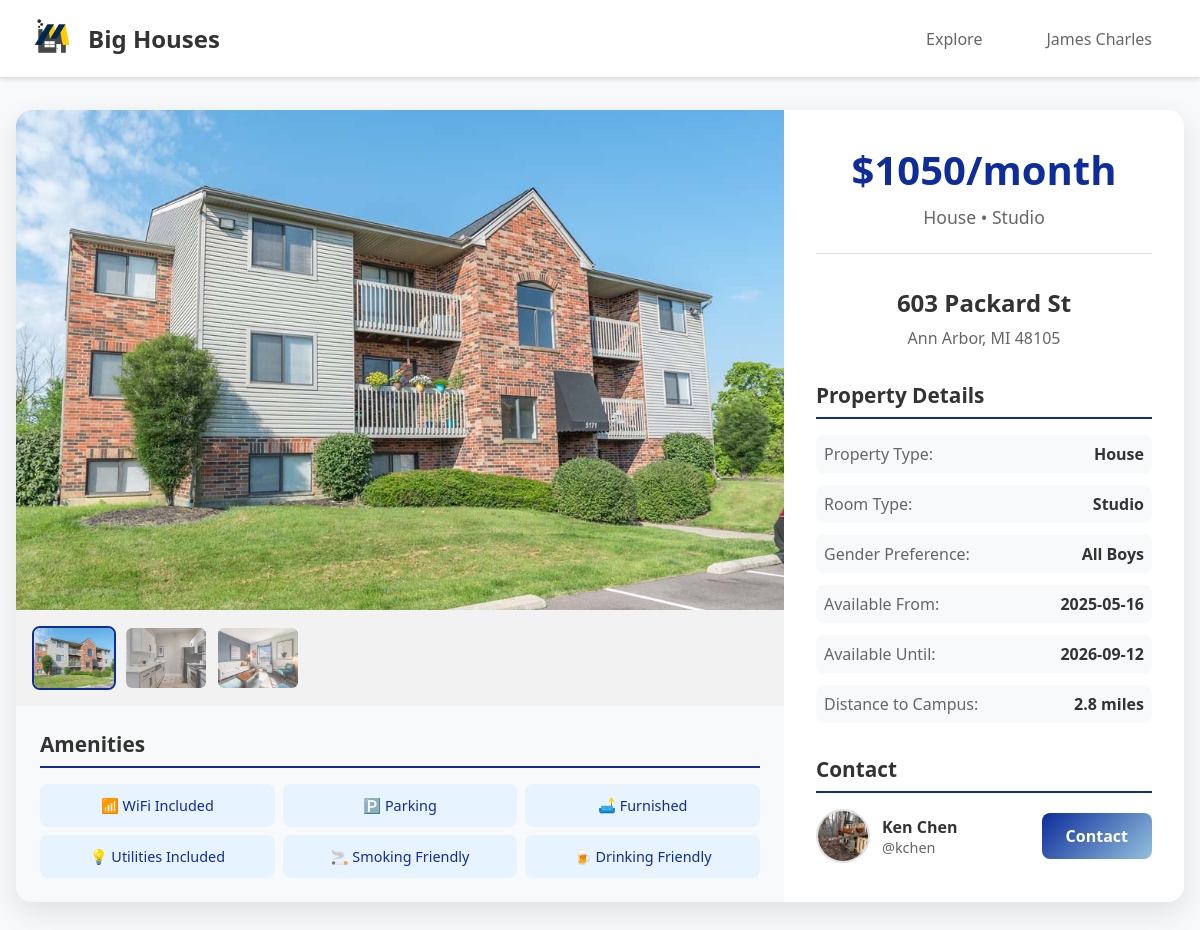
The page /posts/6/ (signed in) on the database its author committed.
### tables this page shows
CREATE TABLE images (
    image_id INTEGER PRIMARY KEY,
    housing_id INT,
    img_url    VARCHAR(255),
    img_order  INT, 
    FOREIGN KEY (housing_id) REFERENCES posts(housing_id)
);

CREATE TABLE posts (
    housing_id      INT PRIMARY KEY,
    contact_student_uniqname VARCHAR(10),
    street_address  VARCHAR(255),
    city            VARCHAR(100),
    state           VARCHAR(50),
    zip_code        VARCHAR(20),
    latitude        DECIMAL(9,6),
    longitude       DECIMAL(9,6),
    monthly_rent    DECIMAL(10,2),
    house_type      VARCHAR(50),   -- Apartment, Dorm, House, Townhouse
    room_type       VARCHAR(50),   -- Studio, 1BR, 2BR, Shared
    gender          VARCHAR(50),   -- All Girls, All Boys, Mixed
    availability_start DATE,
    availability_end   DATE,
    distance_to_campus DECIMAL(5,2),
    wifi_included           BOOLEAN,
    laundry         BOOLEAN,
    parking         BOOLEAN,
    pets_allowed    BOOLEAN,
    furnished       BOOLEAN,
    weed_friendly   BOOLEAN, 
    smoking_friendly BOOLEAN,
    drinking_friendly   BOOLEAN,
    air_conditioning BOOLEAN,
    heating BOOLEAN, 
    utilities_included BOOLEAN,
    distance_from_campus FLOAT, 
    FOREIGN KEY (contact_student_uniqname) REFERENCES users(uniqname)
);

CREATE TABLE users (
    uniqname          VARCHAR(10) PRIMARY KEY,
    gender            VARCHAR(10), -- M/F/Other
    name              VARCHAR(100),
    phone_number      VARCHAR(20),
    budget            DECIMAL(10,2),
    preferred_location VARCHAR(100), -- not used!
    house_type_pref   VARCHAR(50),   -- Apartment, Dorm, House, Townhouse
    room_type_pref    VARCHAR(50),   -- Studio, 1BR, Shared, etc.
    move_in_date      DATE, -- Month/Year
    move_out_date     DATE, -- Month/Year
    grad_month        INT,
    grad_year         INT,
    password          VARCHAR(20),
    img_url           VARCHAR(100), 
    car               INT
);

### bigHouses/views/post.py (the view)
@bigHouses.app.route('/posts/<housing_id>/')
def show_post(housing_id):
    connection = bigHouses.model.get_db()
    if 'username' not in flask.session:
        return flask.redirect('/accounts/login/')
    logname = flask.session.get('username')
    post_info = connection.execute(
        "SELECT * "
        "FROM posts "
        "WHERE housing_id = ? ",
        (housing_id, )
    ).fetchone()
    if post_info is None:
        flask.abort(404)
    images = connection.execute(
        "SELECT img_url, img_order "
        "FROM images "
        "WHERE housing_id = ? "
        "ORDER BY img_order ASC",
        (housing_id, )
    ).fetchall()
    contact_info = connection.execute(
        "SELECT name, img_url "
        "FROM users "
        "WHERE uniqname = ?",
        (post_info['contact_student_uniqname'], )
    ).fetchone()
    post_dict = dict(post_info)
    post_dict['images'] = images
    post_dict['contact_name'] = contact_info['name'] if contact_info else None
    post_dict['contact_img_url'] = contact_info['img_url'] if contact_info else None
    context = {"logname": logname, "post": post_dict}
    return flask.render_template("post.html", **context)

### bigHouses/model.py (called while the page is built)
def dict_factory(cursor, row):
    return {col[0]: row[idx] for idx, col in enumerate(cursor.description)}

def get_db():
    if 'sqlite_db' not in flask.g:
        db_filename = bigHouses.app.config['DATABASE_FILENAME']
        flask.g.sqlite_db = sqlite3.connect(str(db_filename))
        flask.g.sqlite_db.row_factory = dict_factory
        flask.g.sqlite_db.execute("PRAGMA foreign_keys = ON")
    return flask.g.sqlite_db

### bigHouses/templates/post.html (shortened to what this page needs)
<!DOCTYPE html>
<html lang="en">
<head>
    <link rel="stylesheet" href="{{ url_for('static', filename='css/style.css') }}">
</head>
<body>
    <header class="header">
        <div class="header-left">
            <a href="/"> <img src="{{ url_for('static', filename='images/logo.png') }}" alt="Logo"> </a>
            <h2>Big Houses</h2>
        </div>
        <div class="header-right">
            <a href="/explore/" class="nav-link">Explore</a>
            <a href="/users/{{ logname }}/" class="nav-link">{{ logname }}</a>
        </div>
    </header>
    <main class="housing-detail-container">
        <div class="housing-detail-card">
            <div class="left-column">
                <div class="image-gallery">
                    {% if post.images %}
                        <div class="main-image">
                            <img src="/uploads/{{ post.images[0].img_url }}" alt="Property image" id="mainImage">
                        </div>
                        {% if post.images|length > 1 %}
                            <div class="thumbnail-strip">
                                {% for image in post.images %}
                                    <img src="/uploads/{{ image.img_url }}" alt="Property thumbnail"
                                         class="thumbnail {% if loop.index0 == 0 %}active{% endif %}"
                                         onclick="changeMainImage('{{ image.img_url }}', this)">
                                {% endfor %}
                            </div>
                        {% endif %}
                    {% else %}
                        <div class="no-images">
                            <p>No images available</p>
                        </div>
                    {% endif %}
                </div>
                <div class="amenities-section">
                    <h3>Amenities</h3>
                    <div class="amenities-grid">
                        {% if post.wifi_included %}
                            <div class="amenity">📶 WiFi Included</div>
                        {% endif %}
                        {% if post.parking %}
                            <div class="amenity">🅿️ Parking</div>
                        {% endif %}
                        {% if post.furnished %}
                            <div class="amenity">🛋️ Furnished</div>
                        {% endif %}
                        {% if post.utilities_included %}
                            <div class="amenity">💡 Utilities Included</div>
                        {% endif %}
                        {% if post.smoking_friendly %}
                            <div class="amenity">🚬 Smoking Friendly</div>
                        {% endif %}
                        {% if post.drinking_friendly %}
                            <div class="amenity">🍺 Drinking Friendly</div>
                        {% endif %}
                    </div>
                </div>
            </div>
            <div class="housing-info">
                <div class="price-section">
                    <h1 class="price">${{ "%.0f"|format(post.monthly_rent) }}/month</h1>
                    <div class="property-type">{{ post.house_type }} • {{ post.room_type }}</div>
                </div>
                <div class="address-section">
                    <h2 class="address">{{ post.street_address }}</h2>
                    <p class="location">{{ post.city }}, {{ post.state }} {{ post.zip_code }}</p>
                </div>
                <div class="property-details">
                    <h3>Property Details</h3>
                    <div class="details-grid">
                        <div class="detail-item">
                            <span class="label">Property Type:</span>
                            <span class="value">{{ post.house_type }}</span>
                        </div>
                        <div class="detail-item">
                            <span class="label">Room Type:</span>
                            <span class="value">{{ post.room_type }}</span>
                        </div>
                        {% if post.gender %}
                        <div class="detail-item">
                            <span class="label">Gender Preference:</span>
                            <span class="value">{{ post.gender }}</span>
                        </div>
                        {% endif %}
                        {% if post.availability_start %}
                        <div class="detail-item">
                            <span class="label">Available From:</span>
                            <span class="value">{{ post.availability_start }}</span>
                        </div>
                        {% endif %}
                        {% if post.availability_end %}
                        <div class="detail-item">
                            <span class="label">Available Until:</span>
                            <span class="value">{{ post.availability_end }}</span>
                        </div>
                        {% endif %}
                        {% if post.distance_from_campus %}
                        <div class="detail-item">
                            <span class="label">Distance to Campus:</span>
                            <span class="value">{{ "%.1f"|format(post.distance_from_campus) }} miles</span>
                        </div>
                        {% endif %}
                    </div>
                </div>
                <div class="contact-section">
                    <h3>Contact</h3>
                    <div class="contact-info">
                        <a href="/users/{{ post.contact_student_uniqname }}/" class="contact-profile">
                            <img src="{{ url_for('uploaded_file', filename=post.contact_img_url) }}" alt="Contact profile" class="contact-avatar">
                            <div class="contact-details">
                                <div class="contact-name">{{ post.contact_name or post.contact_student_uniqname }}</div>
                                <div class="contact-username">@{{ post.contact_student_uniqname }}</div>
                            </div>
                        </a>
                        <a href="/users/{{ post.contact_student_uniqname }}/" class="contact-btn">Contact</a>
                    </div>
                </div>
            </div>
        </div>
    </main>
</body>
</html>

### bigHouses/static/css/style.css (style rules this page uses)
.header { display: flex; align-items: center; justify-content: space-between; padding: 1rem 2rem; background-color: #fff; border-bottom: 1px solid #e0e0e0; box-shadow: 0 2px 4px rgba(0,0,0,0.1); }
.header-left { display: flex; align-items: center; gap: 1rem; }
.header-left img { height: 2.5rem; width: auto; }
.header-left h2 { margin: 0; color: #333; font-size: 1.5rem; font-weight: 600; }
.header-right { display: flex; align-items: center; gap: 2rem; }
.nav-link { text-decoration: none; color: #666; font-weight: 500; font-size: 1rem; padding: 0.5rem 1rem; border-radius: 0.5rem; transition: all 0.3s ease; }
.housing-detail-container { max-width: 1200px; margin: 2rem auto; padding: 0 1rem; }
.housing-detail-card { background: white; border-radius: 1rem; box-shadow: 0 10px 30px rgba(0,0,0,0.1); overflow: hidden; display: grid; grid-template-columns: 1fr 400px; gap: 0; }
.left-column { display: flex; flex-direction: column; }
.image-gallery { position: relative; flex-shrink: 0; }
.main-image { width: 100%; height: 500px; overflow: hidden; }
.main-image img { width: 100%; height: 100%; object-fit: cover; transition: transform 0.3s ease; }
.thumbnail-strip { display: flex; gap: 0.5rem; padding: 1rem; background: rgba(0,0,0,0.05); overflow-x: auto; }
.thumbnail { width: 80px; height: 60px; object-fit: cover; border-radius: 0.5rem; cursor: pointer; opacity: 0.7; transition: opacity 0.3s ease, transform 0.2s ease; border: 2px solid transparent; }
.thumbnail.active { opacity: 1; border-color: #0E2D9A; }
.housing-info { padding: 2rem; display: flex; flex-direction: column; gap: 2rem; }
.price-section { text-align: center; border-bottom: 1px solid #e0e0e0; padding-bottom: 1.5rem; }
.price { font-size: 2.5rem; font-weight: 700; color: #0E2D9A; margin: 0 0 0.5rem 0; }
.property-type { color: #666; font-size: 1.1rem; font-weight: 500; }
.address-section { text-align: center; }
.address { font-size: 1.5rem; font-weight: 600; color: #333; margin: 0 0 0.5rem 0; }
.location { color: #666; font-size: 1rem; margin: 0; }
.property-details h3, .amenities-section h3, .contact-section h3 { color: #333; font-size: 1.3rem; font-weight: 600; margin: 0 0 1rem 0; border-bottom: 2px solid #0E2D9A; padding-bottom: 0.5rem; }
.details-grid { display: grid; gap: 0.75rem; }
.detail-item { display: flex; justify-content: space-between; align-items: center; padding: 0.5rem; background: #f8f9fa; border-radius: 0.5rem; }
.detail-item .label { font-weight: 500; color: #666; }
.detail-item .value { font-weight: 600; color: #333; }
.amenities-section { padding: 1.5rem; background: #f8f9fa; }
.amenities-grid { display: grid; grid-template-columns: repeat(auto-fit, minmax(200px, 1fr)); gap: 0.5rem; }
.amenity { background: #e7f3ff; color: #0E2D9A; padding: 0.75rem; border-radius: 0.5rem; font-weight: 500; text-align: center; font-size: 0.9rem; }
.contact-info { display: flex; align-items: center; gap: 1rem; }
.contact-profile { display: flex; align-items: center; gap: 0.75rem; text-decoration: none; color: inherit; flex: 1; }
.contact-avatar { width: 50px; height: 50px; border-radius: 50%; object-fit: cover; border: 2px solid #e0e0e0; }
.contact-name { font-weight: 600; color: #333; }
.contact-username { color: #666; font-size: 0.9rem; }
.contact-btn { background: linear-gradient(135deg, #0E2D9A 0%, #93C1DE 100%); color: white; border: none; border-radius: 0.5rem; padding: 0.75rem 1.5rem; font-size: 1rem; font-weight: 600; text-decoration: none; transition: transform 0.2s ease; }
body { margin: 0; padding: 0; font-family: 'Segoe UI', Tahoma, Geneva, Verdana, sans-serif; background-color: #f8f9fa; }

### rows shown on the page
images: img_url (picture)
images: img_url (picture)
images: img_url (picture)
posts: monthly_rent "1050", house_type "House", room_type "Studio", street_address "603 Packard St", city "Ann Arbor", state "MI", zip_code "48105", gender "All Boys", availability_start "2025-05-16", availability_end "2026-09-12", distance_from_campus "2.8", contact_student_uniqname "kchen"
users: img_url (picture), name "Ken Chen"

### other values the page prints
{{ logname }} "James Charles"
